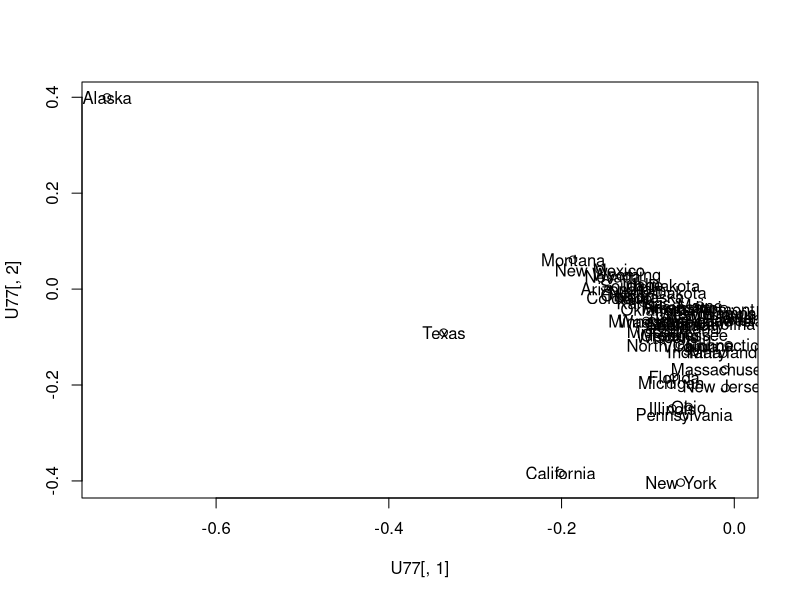
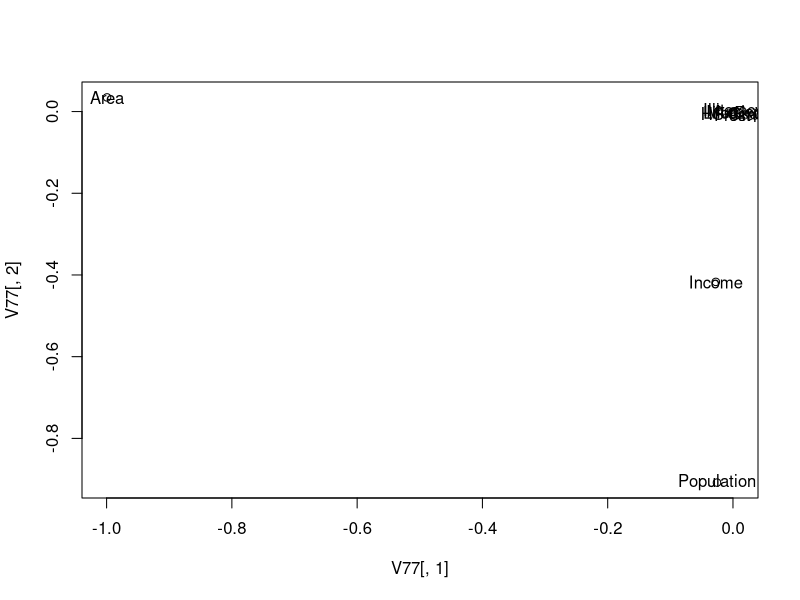

R code for these plots, in order:
## ---- chunk 1
knitr::opts_chunk$set(echo = TRUE)
## ---- chunk 2
head(state.x77)

svd_state77 = svd(state.x77)
U77 = svd_state77$u
U77
D77 = diag(svd_state77$d)
D77
V77 = svd_state77$v
V77

reconstruct_state = U77%*%D77%*%t(V77)
head(state.x77)
head(reconstruct_state)
all(abs(reconstruct_state - state.x77) < 0.01)
## ---- chunk 3
state2 = state.x77[ ,c(1,2,3,4,5)]
head(state2)

svd_state2 = svd(state2)
U2 = svd_state2$u
U2
D2 = svd_state2$d
D2
V2 = svd_state2$v
V2

sum_mat = matrix(0, dim(state2)[1], dim(state2)[2])
for (i in 1:5) {
  sum_mat = sum_mat + D2[i]*U2[ ,i]%*%t(V2[ ,i])
}

all(abs(sum_mat - state2) < 0.01)
## ---- chunk 4
plot(U77[,1], U77[,2])
text(U77[,1], U77[,2], rownames(state.x77))
## ---- chunk 5
plot(V77[,1], V77[,2])
text(V77[,1], V77[,2], colnames(state.x77))
## ---- chunk 6
R = cor(state.x77)
# EVD of correlation matrix
evd = eigen(R) 
names(evd)
evd = eigen(R, symmetric = TRUE)

eigenvalues = eigen(R, symmetric = TRUE, only.values = TRUE) 
eigenvalues
eigenvalues$values
eigenvalues$vectors
## ---- chunk 7
# 1
state77_mean = apply(state.x77, 2, mean)
state77_mean
X = sweep(state.x77, 2, state77_mean)
X

# Check
all(X == scale(state.x77, scale = FALSE))

# 2
S = t(X)%*%X

# 3
n = dim(X)[1]
sample_cov_matrix = t(X)%*%X/(n-1)
cov_X = cov(X)
all(sample_cov_matrix - cov_X < 0.01)


# 4
n_feature = dim(X)[2]
ones = diag(1, n_feature)
ones
S_inv = solve(S, ones)
S_inv

# 5
eigen_S = eigen(S)
V = eigen_S$vectors
Lambda = diag(eigen_S$values)
all(abs(S - V%*%Lambda%*%t(V)) < 0.01)

# 6
Lambda_inv = diag(1/eigen_S$values)
S_inv_reconstruct = V%*%Lambda_inv%*%t(V)
all(abs(S_inv - S_inv_reconstruct) < 0.01)
## ---- chunk 8
# square matrix
A = matrix(c(2, 1, -12, -5), nrow = 2, ncol = 2)

# starting vector
w0 = c(1, 1)

w_old = w0
for (k in 1:4) {
  w_new = A %*% w_old 
  print(paste('iteration =', k))
  print(w_new) 
  cat("\n")
  # update w_old 
  w_old = w_new
}
## ---- chunk 9
A = matrix(c(5, -14, 11, -4, 4, -4, 3, 6, -3), nrow = 3, ncol = 3)
A

lp_norm = function(x, p = 1) {
  if (p == "max") {
    return(max(abs(x)))
  } else {
    tot_sum = 0
    for ( val in x ){
      tot_sum = tot_sum + abs(val)^p
    }
    return(tot_sum^(1/p))
  }
}

power = function(A, p) {
  n = dim(A)[1]
  prev_w = rep(1, n) 
  curr_w = rep(1, n)
  prev_s = 0
  curr_s = 1
  while (abs(prev_s - curr_s) > 0.01) {
    prev_s = curr_s
    prev_w = curr_w
    tmp = A%*%prev_w
    curr_s = lp_norm(tmp, p)
    curr_w = (A%*%prev_w)/curr_s
  }
  ret = list("p_value" = prev_s, "p_vector" = prev_w)
  return(ret)
}

p_eigen = power(A, "max")
p_value = p_eigen$p_value
p_vector = p_eigen$p_vector
eigen_A = eigen(A)
# compare eigenvalues
p_value
eigen_A$values
domninant_eigenvalue = eigen_A$values[1]
domninant_eigenvalue
# compare eigenvectors
p_vector
eigen_A$vectors
domninant_eigenvector = eigen_A$vectors[,1]
domninant_eigenvector


# Check
estimate_lambda = (t(p_vector)%*%A%*%p_vector
)/(t(p_vector)%*%p_vector)
estimate_lambda
## ---- chunk 10
p_eigen = power(A, 2)
p_value = p_eigen$p_value
p_vector = p_eigen$p_vector
eigen_A = eigen(A)
# compare eigenvalues
p_value
eigen_A$values
domninant_eigenvalue = eigen_A$values[1]
domninant_eigenvalue
# compare eigenvectors
p_vector
eigen_A$vectors
domninant_eigenvector = eigen_A$vectors[,1]
domninant_eigenvector


# Check
estimate_lambda = (t(p_vector)%*%A%*%p_vector
)/(t(p_vector)%*%p_vector)
estimate_lambda
## ---- chunk 11
A_1 = A - domninant_eigenvalue*domninant_eigenvector%*%t(domninant_eigenvector)
A_1

p_eigen = power(A_1, 2)
p_value = p_eigen$p_value
p_vector = p_eigen$p_vector
eigen_A = eigen(A_1)

# compare eigenvalues
p_value
eigen_A$values
domninant_eigenvalue = eigen_A$values[1]
domninant_eigenvalue

# compare eigenvectors
p_vector
eigen_A$vectors
domninant_eigenvector = eigen_A$vectors[,1]
domninant_eigenvector


# Check
estimate_lambda = (t(p_vector)%*%A_1%*%p_vector
)/(t(p_vector)%*%p_vector)
estimate_lambda
